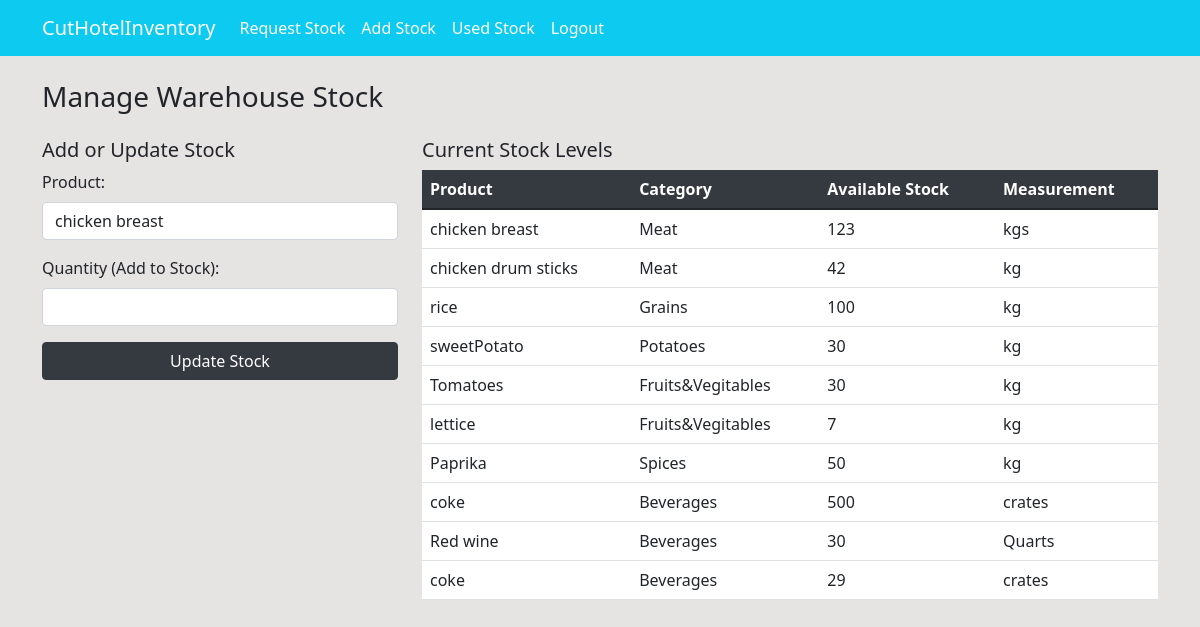
The app's page /warehouse/stock/ (signed in) with its own data.
### dashboard/models.py (models this page shows, shortened)
class Product(models.Model):
    name = models.CharField(max_length=100, null=True) # null=True will be removed when we deploy the system
    category = models.CharField(max_length=20,choices=CATEGORY,null=True)
    quantity = models.PositiveIntegerField(null=True)
    measurement = models.CharField(max_length=100, null=True) # null=True will be removed when we deploy the system
    class Meta:
        verbose_name_plural = 'Product'

### dashboard/views.py (the view)
# urls.py: path('warehouse/stock/', views.warehouse_stock_view, name='warehouse-stock'),
@login_required(login_url='user-login')
def warehouse_stock_view(request):
    products = Product.objects.all()
    context = {'products': products}
    return render(request, 'warehouse_stock.html', context)

### templates/warehouse_stock.html (shortened to what this page needs)
{% extends 'partials/base.html' %}
{% load widget_tweaks static %}
{% block content %}
<div class="container">
    <h3 class="my-4">Manage Warehouse Stock</h3>
    <div class="row my-4">
        <div class="col-md-4">
            <h5>Add or Update Stock</h5>
            <form method="POST" action="{% url 'update-stock' %}">
                <div class="mb-3">
                    <label for="product" class="form-label">Product:</label>
                    <select class="form-control" id="product" name="product">
                        {% for product in products %}
                        <option value="{{ product.id }}">{{ product.name }}</option>
                        {% endfor %}
                    </select>
                </div>
                <div class="mb-3">
                    <label for="quantity" class="form-label">Quantity (Add to Stock):</label>
                    <input type="number" class="form-control" id="quantity" name="quantity" required>
                </div>
                <button type="submit" class="btn btn-primary w-100">Update Stock</button>
            </form>
        </div>
        <div class="col-md-8">
            <h5>Current Stock Levels</h5>
            <table class="table bg-white">
                <thead class="bg-info">
                    <tr class="text-white">
                        <th scope="col">Product</th>
                        <th scope="col">Category</th>
                        <th scope="col">Available Stock</th>
                        <th scope="col">Measurement</th>
                    </tr>
                </thead>
                <tbody>
                    {% for product in products %}
                    <tr>
                        <td>{{ product.name }}</td>
                        <td>{{ product.category }}</td>
                        <td>{{ product.quantity }}</td>
                        <td>{{ product.measurement }}</td>
                    </tr>
                    {% endfor %}
                </tbody>
            </table>
        </div>
    </div>
</div>
{% endblock %}

### templates/partials/base.html (shortened to what this page needs)
{% load static %}<html lang="en">
  <head>
    <link href="https://cdn.jsdelivr.net/npm/bootstrap@5.1.3/dist/css/bootstrap.min.css" rel="stylesheet">
    <link rel="stylesheet" href="{% static '/style.css' %}">
  </head>
  <body>
    {% include 'partials/nav.html' %}
    {% block content %} {% endblock %}
  </body>
</html>

### templates/partials/nav.html (shortened to what this page needs)
<nav class="navbar navbar-expand-lg navbar-info bg-info">
    <div class="container">
        <a class="navbar-brand text-white" href="{% if user.is_authenticated %}{% url 'dashboard-index' %}{% else %}#{% endif %}">
            CutHotelInventory
        </a>
        <div class="collapse navbar-collapse" id="navbarSupportedContent">
            <ul class="navbar-nav mr-auto">
                {% if user.is_authenticated %}
                    <li class="nav-item active">
                        <a class="nav-link text-white" href="{% url 'dashboard-index' %}">Request Stock</a>
                    </li>
                {% endif %}
            </ul>
            <ul class="navbar-nav ml-auto">
                {% if user.is_authenticated %}
                    <li class="nav-item active">
                        <a class="nav-link text-white" href="{% url 'warehouse-stock' %}">Add Stock</a>
                    </li>
                    <li class="nav-item active">
                        <a class="nav-link text-white" href="{% url 'used-stock' %}">Used Stock</a>
                    </li>
                    <li class="nav-item">
                        <a class="nav-link text-white" href="{% url 'logout' %}">Logout</a>
                    </li>
                {% endif %}
            </ul>
        </div>
    </div>
</nav>

### static/style.css (style rules this page uses)
body { background: rgb(230, 227, 227); }

### records on screen
Product: name "chicken breast", category "Meat", quantity "123", measurement "kgs"
Product: name "chicken drum sticks", category "Meat", quantity "42", measurement "kg"
Product: name "rice", category "Grains", quantity "100", measurement "kg"
Product: name "sweetPotato", category "Potatoes", quantity "30", measurement "kg"
Product: name "Tomatoes", category "Fruits&Vegitables", quantity "30", measurement "kg"
Product: name "lettice", category "Fruits&Vegitables", quantity "7", measurement "kg"
Product: name "Paprika", category "Spices", quantity "50", measurement "kg"
Product: name "coke", category "Beverages", quantity "500", measurement "crates"
Product: name "Red wine", category "Beverages", quantity "30", measurement "Quarts"
Product: name "coke", category "Beverages", quantity "29", measurement "crates"

### other values on screen
form field product "chicken breast"
